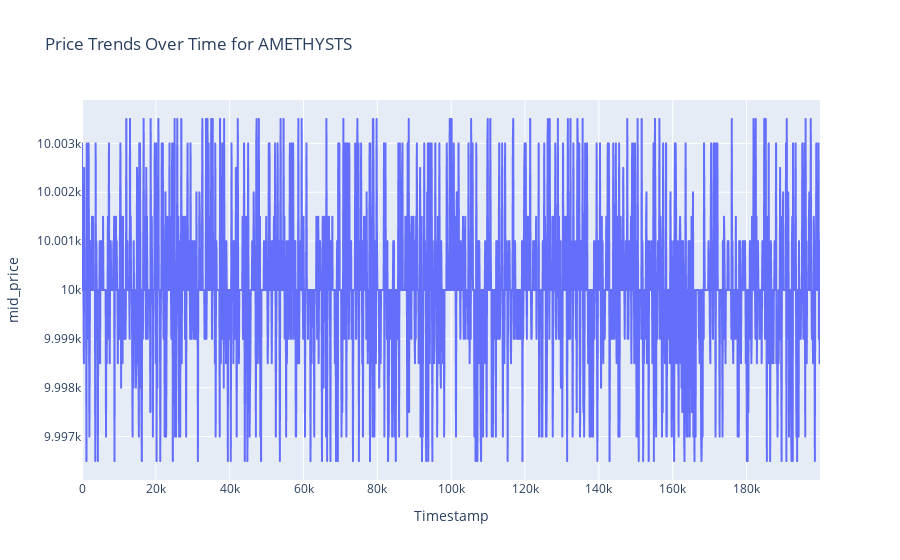
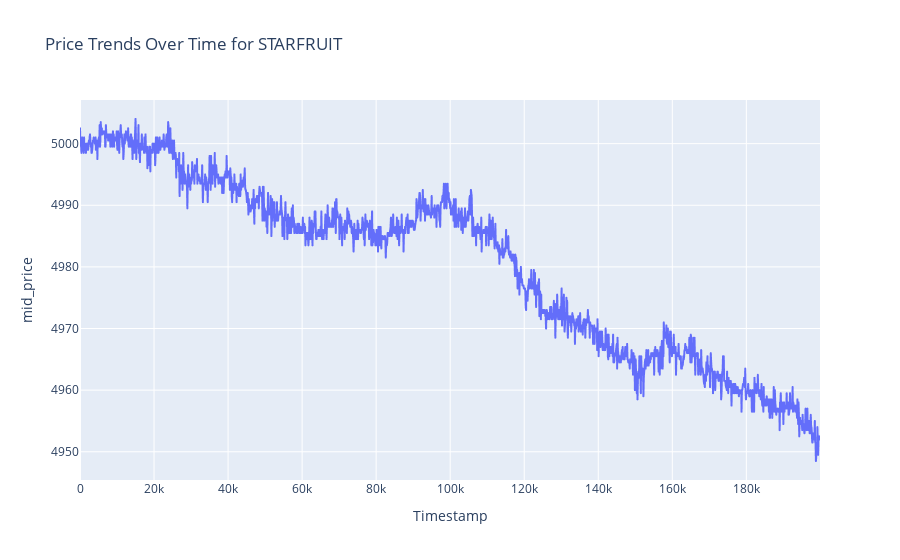
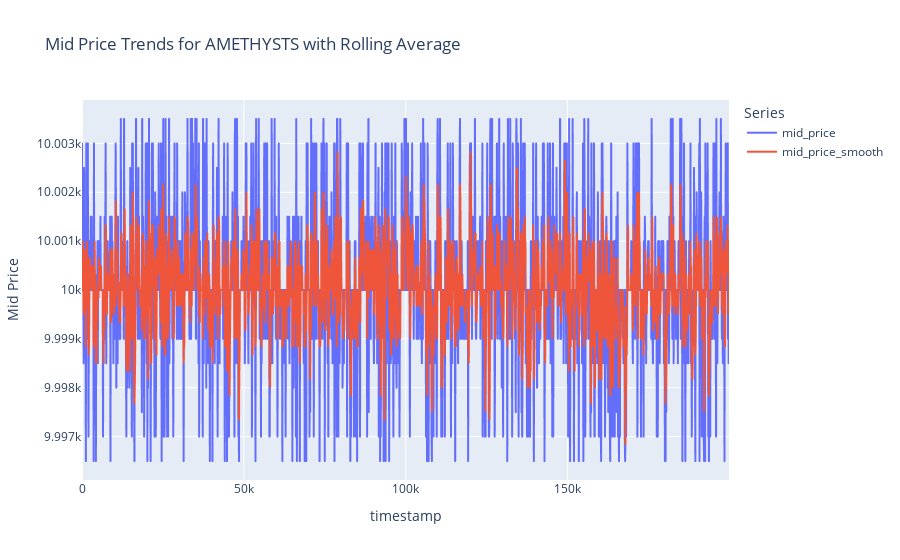
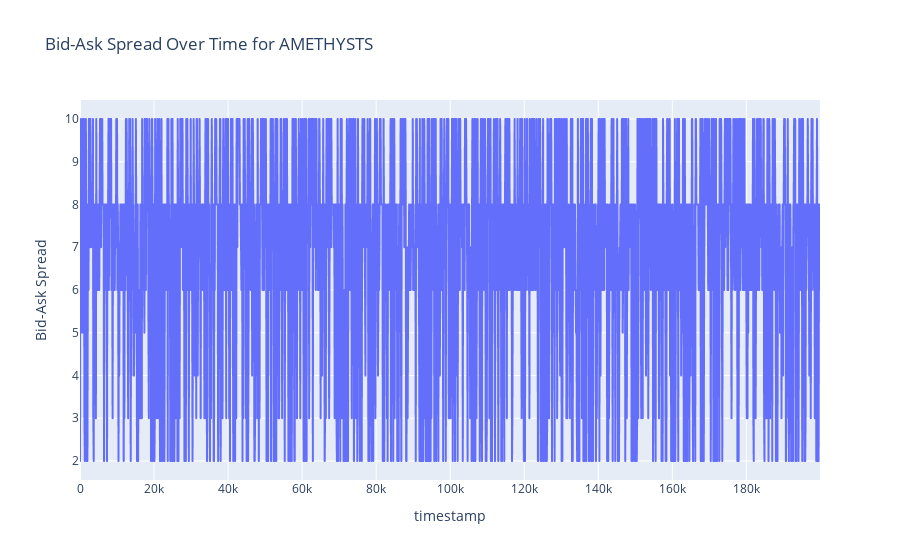

The notebook cell these images were saved under, in order:
### Code cell
amethysts_df = activities_df[activities_df["product"] == "AMETHYSTS"]
starfruit_df = activities_df[activities_df["product"] == "STARFRUIT"]


# Price Trends Over Time for AMETHYSTS
fig_price_trends_amethysts = px.line(
    amethysts_df,
    x="timestamp",
    y="mid_price",
    title="Price Trends Over Time for AMETHYSTS",
    labels={"price": "Trade Price", "timestamp": "Timestamp"},
)
fig_price_trends_amethysts.show()

# Price Trends Over Time for STARFRUIT
fig_price_trends_starfruit = px.line(
    starfruit_df,
    x="timestamp",
    y="mid_price",
    title="Price Trends Over Time for STARFRUIT",
    labels={"price": "Trade Price", "timestamp": "Timestamp"},
)
fig_price_trends_starfruit.show()



# 1. Mid-Price Trends with Rolling Average
amethysts_df['mid_price_smooth'] = amethysts_df['mid_price'].rolling(window=3).mean()

fig_mid_price = px.line(
    amethysts_df,
    x='timestamp',
    y=['mid_price', 'mid_price_smooth'],
    title='Mid Price Trends for AMETHYSTS with Rolling Average',
    labels={'value': 'Mid Price', 'variable': 'Series'}
)
fig_mid_price.show()

# 2. Bid-Ask Spread Over Time
amethysts_df['spread'] = amethysts_df['ask_price_1'] - amethysts_df['bid_price_1']
fig_spread = px.line(
    amethysts_df,
    x='timestamp',
    y='spread',
    title='Bid-Ask Spread Over Time for AMETHYSTS',
    labels={'spread': 'Bid-Ask Spread'}
)
fig_spread.show()

# 3. Volume Trends Over Time
fig_volume = px.line(
    amethysts_df,
    x='timestamp',
    y=['bid_volume_1', 'ask_volume_1'],
    title='Bid and Ask Volume Trends for AMETHYSTS',
    labels={'value': 'Volume', 'variable': 'Volume Type'}
)
fig_volume.show()

# 4. Profit and Loss Over Time
fig_pnl = px.line(
    amethysts_df,
    x='timestamp',
    y='profit_and_loss',
    title='Profit and Loss Over Time for AMETHYSTS',
    labels={'profit_and_loss': 'Profit and Loss'}
)
fig_pnl.show()

# 5. Correlation Between Mid-Price Movement and Volume
fig_corr = px.scatter(
    amethysts_df,
    x='mid_price',
    y='bid_volume_1',
    title='Correlation Between Mid-Price and Bid Volume for AMETHYSTS',
    labels={'mid_price': 'Mid Price', 'bid_volume_1': 'Bid Volume'}
)
fig_corr.show()

### Figure 1 — Plotly figure (JSON) as saved in the notebook; plotly's stock layout.template omitted (floating-point values rounded to 4 significant figures; data arrays with more than 128 entries replaced by an {"elided": "..."} marker saying what was removed)
{"data": [{"hovertemplate": "Timestamp=%{x}<br>mid_price=%{y}<extra></extra>", "legendgroup": "", "line": {"color": "#636efa", "dash": "solid"}, "marker": {"symbol": "circle"}, "mode": "lines", "name": "", "showlegend": false, "type": "scattergl", "x": {"elided": "2000 int values"}, "xaxis": "x", "y": {"elided": "2000 float values"}, "yaxis": "y"}], "layout": {"legend": {"tracegroupgap": 0}, "title": {"text": "Price Trends Over Time for AMETHYSTS"}, "xaxis": {"anchor": "y", "domain": [0, 1], "title": {"text": "Timestamp"}}, "yaxis": {"anchor": "x", "domain": [0, 1], "title": {"text": "mid_price"}}}}

### Figure 2 — Plotly figure (JSON) as saved in the notebook; plotly's stock layout.template omitted (floating-point values rounded to 4 significant figures; data arrays with more than 128 entries replaced by an {"elided": "..."} marker saying what was removed)
{"data": [{"hovertemplate": "Timestamp=%{x}<br>mid_price=%{y}<extra></extra>", "legendgroup": "", "line": {"color": "#636efa", "dash": "solid"}, "marker": {"symbol": "circle"}, "mode": "lines", "name": "", "showlegend": false, "type": "scattergl", "x": {"elided": "2000 int values"}, "xaxis": "x", "y": {"elided": "2000 float values"}, "yaxis": "y"}], "layout": {"legend": {"tracegroupgap": 0}, "title": {"text": "Price Trends Over Time for STARFRUIT"}, "xaxis": {"anchor": "y", "domain": [0, 1], "title": {"text": "Timestamp"}}, "yaxis": {"anchor": "x", "domain": [0, 1], "title": {"text": "mid_price"}}}}

### Figure 3 — Plotly figure (JSON) as saved in the notebook; plotly's stock layout.template omitted (floating-point values rounded to 4 significant figures; data arrays with more than 128 entries replaced by an {"elided": "..."} marker saying what was removed)
{"data": [{"hovertemplate": "Series=mid_price<br>timestamp=%{x}<br>Mid Price=%{y}<extra></extra>", "legendgroup": "mid_price", "line": {"color": "#636efa", "dash": "solid"}, "marker": {"symbol": "circle"}, "mode": "lines", "name": "mid_price", "showlegend": true, "type": "scattergl", "x": {"elided": "2000 int values"}, "xaxis": "x", "y": {"elided": "2000 float values"}, "yaxis": "y"}, {"hovertemplate": "Series=mid_price_smooth<br>timestamp=%{x}<br>Mid Price=%{y}<extra></extra>", "legendgroup": "mid_price_smooth", "line": {"color": "#EF553B", "dash": "solid"}, "marker": {"symbol": "circle"}, "mode": "lines", "name": "mid_price_smooth", "showlegend": true, "type": "scattergl", "x": {"elided": "2000 int values"}, "xaxis": "x", "y": {"elided": "2000 float values"}, "yaxis": "y"}], "layout": {"legend": {"title": {"text": "Series"}, "tracegroupgap": 0}, "title": {"text": "Mid Price Trends for AMETHYSTS with Rolling Average"}, "xaxis": {"anchor": "y", "domain": [0, 1], "title": {"text": "timestamp"}}, "yaxis": {"anchor": "x", "domain": [0, 1], "title": {"text": "Mid Price"}}}}

### Figure 4 — Plotly figure (JSON) as saved in the notebook; plotly's stock layout.template omitted (floating-point values rounded to 4 significant figures; data arrays with more than 128 entries replaced by an {"elided": "..."} marker saying what was removed)
{"data": [{"hovertemplate": "timestamp=%{x}<br>Bid-Ask Spread=%{y}<extra></extra>", "legendgroup": "", "line": {"color": "#636efa", "dash": "solid"}, "marker": {"symbol": "circle"}, "mode": "lines", "name": "", "showlegend": false, "type": "scattergl", "x": {"elided": "2000 int values"}, "xaxis": "x", "y": {"elided": "2000 int values"}, "yaxis": "y"}], "layout": {"legend": {"tracegroupgap": 0}, "title": {"text": "Bid-Ask Spread Over Time for AMETHYSTS"}, "xaxis": {"anchor": "y", "domain": [0, 1], "title": {"text": "timestamp"}}, "yaxis": {"anchor": "x", "domain": [0, 1], "title": {"text": "Bid-Ask Spread"}}}}
